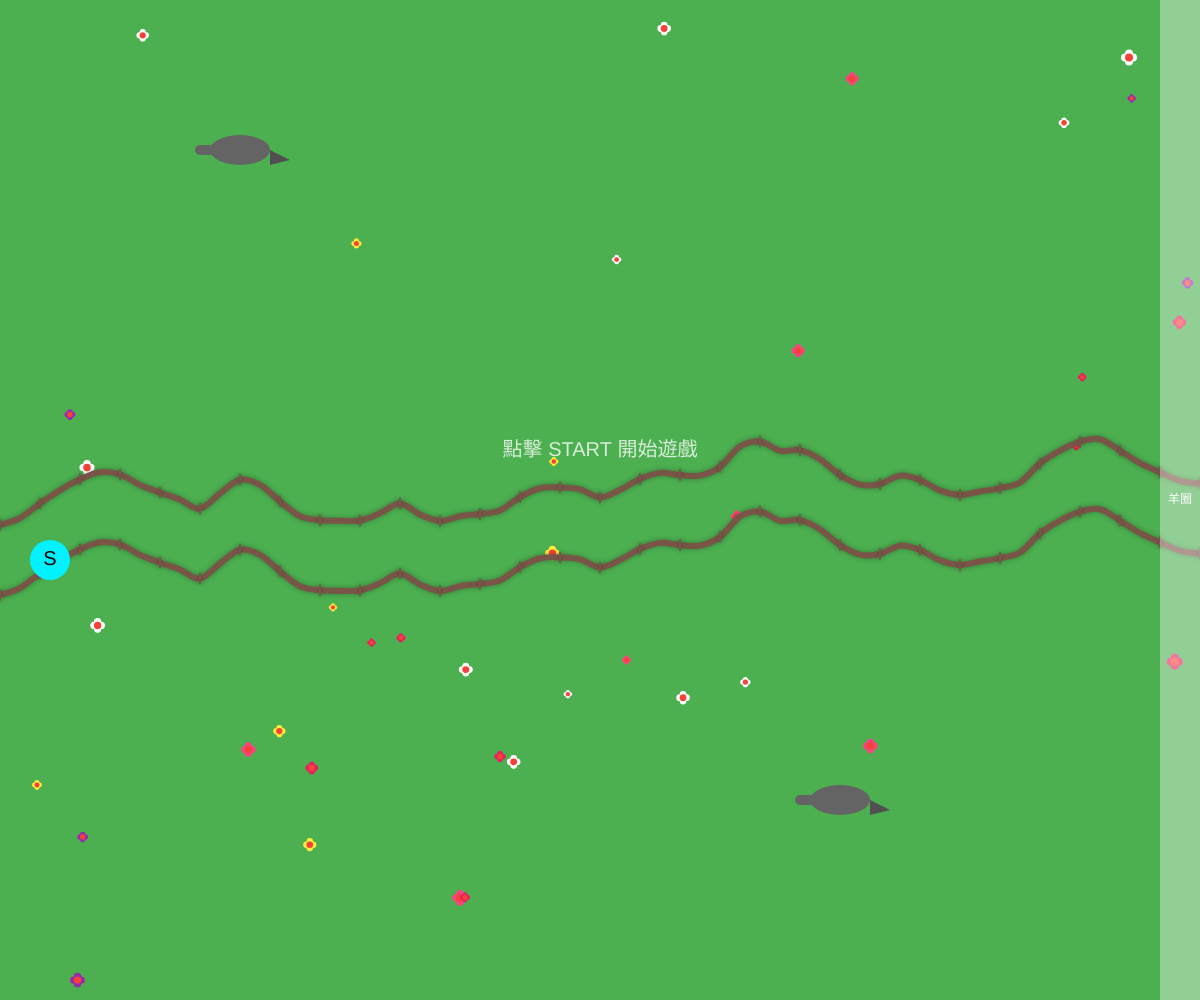
Frame 1 (no input)
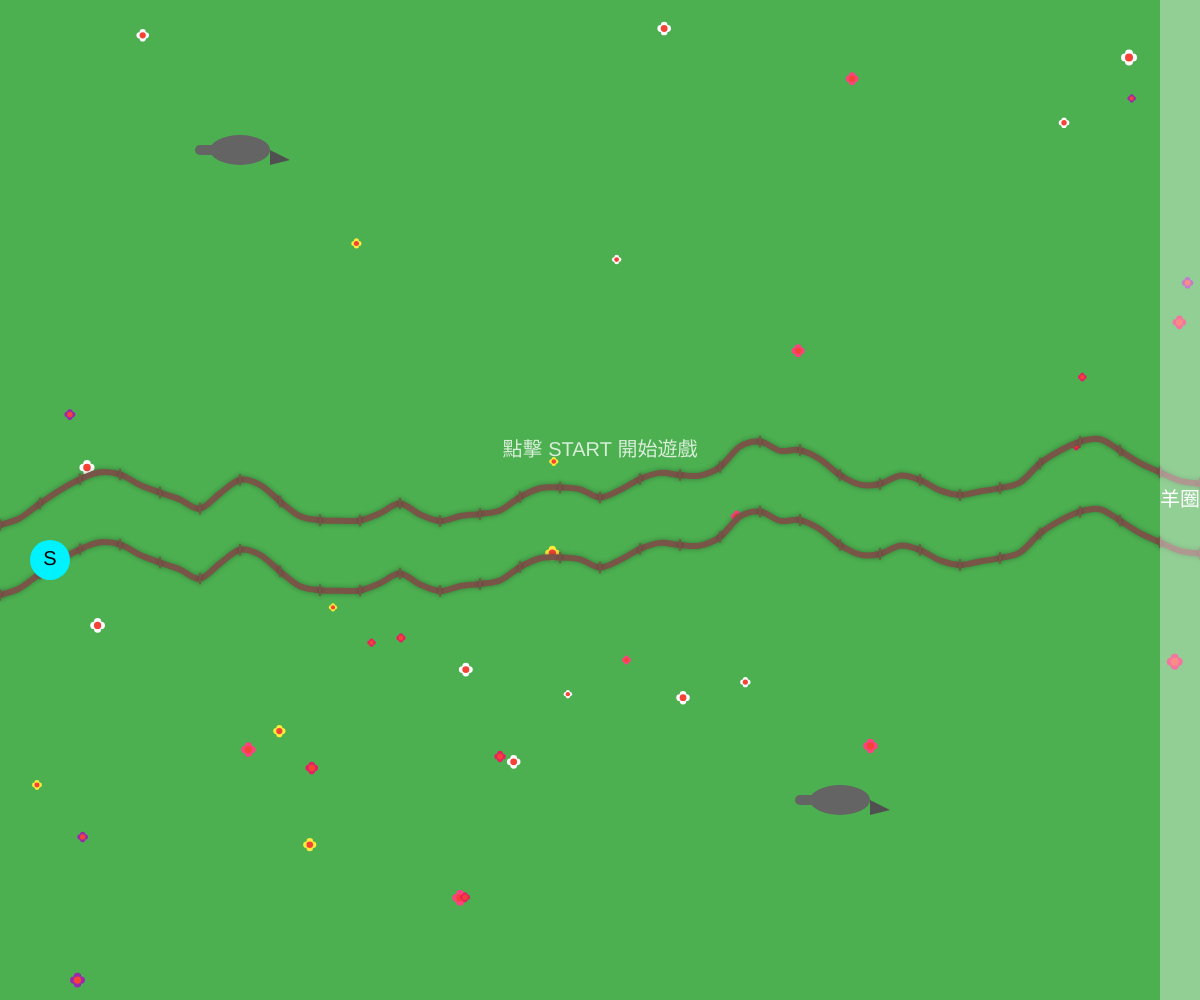
Frame 60 (no input)
Frame 120 (the mouse pressed at the canvas centre since frame 60): identical to frame 60, image omitted

The p5.js sketch that drew these frames (run headless with seeded random() and noise() and a simulated clock; from frame 60 on, the mouse is pressed at the canvas centre):

// p5.js sketch
// ── sketch.js
// 遊戲狀態定義
const GameState = {
  WAITING: 'WAITING',
  PLAYING: 'PLAYING',
  FAILED: 'FAILED',
  SUCCESS: 'SUCCESS'
};

let currentState = GameState.WAITING;
let upperPath = [];
let lowerPath = [];
let flowers = []; // 儲存小花位置與顏色

let shakeAmount = 0; // 震動強度

// 軌道參數
const pathConfig = {
  xStep: 20,
  gapHeight: 70,    // 安全通道高度
  noiseScale: 0.005,
  yOffsetRange: 150 // 隨機震盪幅度
};

// 開始按鈕參數
let startBtn = { x: 50, y: 0, r: 20 };

function setup() {
  createCanvas(windowWidth, windowHeight);
  startBtn.y = height / 2;
  generatePath();
}

function windowResized() {
  resizeCanvas(windowWidth, windowHeight);
  generatePath(); // 視窗大小改變時重新生成軌道以符合寬度
}

function draw() {
  background('#4CAF50'); // 草地綠色

  // 繪製背景裝飾（小花）
  drawFlowers();

  // 處理畫面震動
  if (shakeAmount > 0) {
    push();
    translate(random(-shakeAmount, shakeAmount), random(-shakeAmount, shakeAmount));
    shakeAmount *= 0.85; // 震動隨時間遞減
  }

  // 畫在草地上睡覺的野狼
  drawWolf(width * 0.2, height * 0.15, currentState === GameState.FAILED);
  drawWolf(width * 0.7, height * 0.8, currentState === GameState.FAILED);

  // 繪製軌道
  drawTrack();

  // 根據狀態處理邏輯
  switch (currentState) {
    case GameState.WAITING:
      drawStartScreen();
      break;

    case GameState.PLAYING:
      noCursor(); // 遊戲中隱藏原始鼠標
      checkInteraction();
      drawLamb(mouseX, mouseY); // 繪製小羊鼠標
      drawStatusMessage("噓... 小心別吵醒大野狼！", "#ffffff");
      break;

    case GameState.FAILED:
      drawGameOverScreen("野狼被吵醒了！小羊快跑！", "#ff4b2b");
      break;

    case GameState.SUCCESS:
      drawGameOverScreen("小羊安全回到家了！", "#ffffff");
      break;
  }

  if (shakeAmount > 0) {
    pop();
  }
}

function generatePath() {
  upperPath = [];
  lowerPath = [];
  let noiseSeedValue = random(1000);
  
  for (let x = 0; x <= width; x += pathConfig.xStep) {
    let n = noise(x * pathConfig.noiseScale, noiseSeedValue);
    let centerY = map(n, 0, 1, height/2 - pathConfig.yOffsetRange, height/2 + pathConfig.yOffsetRange);
    
    upperPath.push({ x: x, y: centerY - pathConfig.gapHeight / 2 });
    lowerPath.push({ x: x, y: centerY + pathConfig.gapHeight / 2 });
  }

  // 隨機生成小花
  flowers = [];
  for (let i = 0; i < 40; i++) {
    flowers.push({
      x: random(width),
      y: random(height),
      color: random(['#FFEB3B', '#FF4081', '#E91E63', '#FFFFFF', '#9C27B0']),
      size: random(4, 8)
    });
  }

  // 確保開始按鈕對齊路徑開口中心，防止一開始就碰到圍欄
  if (upperPath.length > 0) {
    startBtn.y = (upperPath[0].y + lowerPath[0].y) / 2;
  }
}

function drawTrack() {
  push();
  noFill();
  strokeWeight(6);
  
  if (currentState === GameState.FAILED) {
    // 失敗時的閃爍效果 (紅/白交替)
    let flashColor = frameCount % 6 < 3 ? '#ff4b2b' : '#ffffff';
    stroke(flashColor);
    drawingContext.shadowBlur = 30;
    drawingContext.shadowColor = '#ff4b2b';
  } else {
    // 正常狀態的木頭圍欄顏色
    stroke('#795548');
    drawingContext.shadowBlur = 5;
    drawingContext.shadowColor = 'rgba(0,0,0,0.3)';
  }

  renderCurve(upperPath);
  renderCurve(lowerPath);

  // 增加圍欄的垂直木樁視覺效果
  strokeWeight(2);
  for (let i = 0; i < upperPath.length; i += 2) {
    line(upperPath[i].x, upperPath[i].y - 5, upperPath[i].x, upperPath[i].y + 5);
    line(lowerPath[i].x, lowerPath[i].y - 5, lowerPath[i].x, lowerPath[i].y + 5);
  }
  pop();

  // 終點區
  fill(255, 255, 255, 100);
  noStroke();
  rect(width - 40, 0, 40, height);
  fill(255);
  textAlign(CENTER, CENTER);
  text("羊圈", width - 20, height / 2);
}

function renderCurve(points) {
  beginShape();
  curveVertex(points[0].x, points[0].y);
  for (let p of points) {
    curveVertex(p.x, p.y);
  }
  curveVertex(points[points.length - 1].x, points[points.length - 1].y);
  endShape();
}

function checkInteraction() {
  let index = floor(mouseX / pathConfig.xStep);
  
  if (index >= 0 && index < upperPath.length - 1) {
    let p1 = upperPath[index];
    let p2 = upperPath[index + 1];
    let pct = (mouseX - p1.x) / (p2.x - p1.x);
    
    let currentUpperY = lerp(p1.y, p2.y, pct);
    let currentLowerY = lerp(lowerPath[index].y, lowerPath[index + 1].y, pct);

    if (mouseY < currentUpperY || mouseY > currentLowerY) {
      currentState = GameState.FAILED;
      shakeAmount = 25; // 觸發震動
    }
  }

  if (mouseX >= width - 15) {
    currentState = GameState.SUCCESS;
  }
}

/**
 * 繪製隨機散佈的小花
 */
function drawFlowers() {
  push();
  noStroke();
  for (let f of flowers) {
    fill(f.color);
    // 畫花瓣
    circle(f.x - f.size/2, f.y, f.size);
    circle(f.x + f.size/2, f.y, f.size);
    circle(f.x, f.y - f.size/2, f.size);
    circle(f.x, f.y + f.size/2, f.size);
    // 畫花蕊
    fill('#F44336');
    circle(f.x, f.y, f.size);
  }
  pop();
}

/**
 * 繪製小羊 (替代鼠標)
 */
function drawLamb(x, y) {
  push();
  translate(x, y);
  noStroke();
  // 身體 (羊毛)
  fill(255);
  ellipse(0, 0, 30, 25);
  ellipse(-8, -5, 15, 15);
  ellipse(8, -5, 15, 15);
  // 頭部
  fill(50);
  ellipse(12, 0, 15, 12);
  // 耳朵
  ellipse(12, -5, 5, 8);
  // 眼睛
  fill(255);
  ellipse(15, -1, 3, 3);
  pop();
}

/**
 * 繪製野狼 (趴在草地上)
 */
function drawWolf(x, y, isAwake) {
  push();
  translate(x, y);
  noStroke();
  // 身體
  fill(100);
  ellipse(0, 0, 60, 30); // 趴著的身體
  // 頭部
  if (isAwake) {
    // 醒來的頭 (向上看)
    rect(-45, -25, 20, 15, 5);
    fill(255, 0, 0); // 憤怒的紅眼睛
    circle(-40, -20, 4);
  } else {
    // 睡覺的頭 (靠在地上)
    fill(100);
    rect(-45, -5, 20, 10, 5);
    fill(0);
    line(-40, -2, -35, -2); // 閉上的眼睛
  }
  // 尾巴
  fill(80);
  triangle(30, 0, 50, 10, 30, 15);
  pop();
}

function drawStartScreen() {
  cursor(ARROW);
  fill(255, 255, 255, 200);
  textAlign(CENTER, CENTER);
  textSize(20);
  text("點擊 START 開始遊戲", width / 2, height / 2 - 50);
  
  fill(dist(mouseX, mouseY, startBtn.x, startBtn.y) < startBtn.r ? '#00ff87' : '#00f2ff');
  circle(startBtn.x, startBtn.y, startBtn.r * 2);
  fill(0);
  text("S", startBtn.x, startBtn.y); // 按鈕變小了，文字改用縮寫更精緻
}

/**
 * UI: 顯示遊戲中的狀態文字
 */
function drawStatusMessage(msg, col) {
  push();
  fill(col);
  noStroke();
  textAlign(LEFT, TOP);
  textSize(20);
  text(msg, 20, 20);
  pop();
}

function drawGameOverScreen(msg, col) {
  fill(0, 0, 0, 180);
  rect(0, 0, width, height);
  fill(col);
  textAlign(CENTER, CENTER);
  textSize(48);
  text(msg, width / 2, height / 2);
  textSize(20);
  text("點擊任何地方重新開始", width / 2, height / 2 + 60);
}

function mousePressed() {
  if (currentState === GameState.WAITING && dist(mouseX, mouseY, startBtn.x, startBtn.y) < startBtn.r) {
    currentState = GameState.PLAYING;
  } else if (currentState === GameState.FAILED || currentState === GameState.SUCCESS) {
    generatePath();
    currentState = GameState.WAITING;
  }
}
